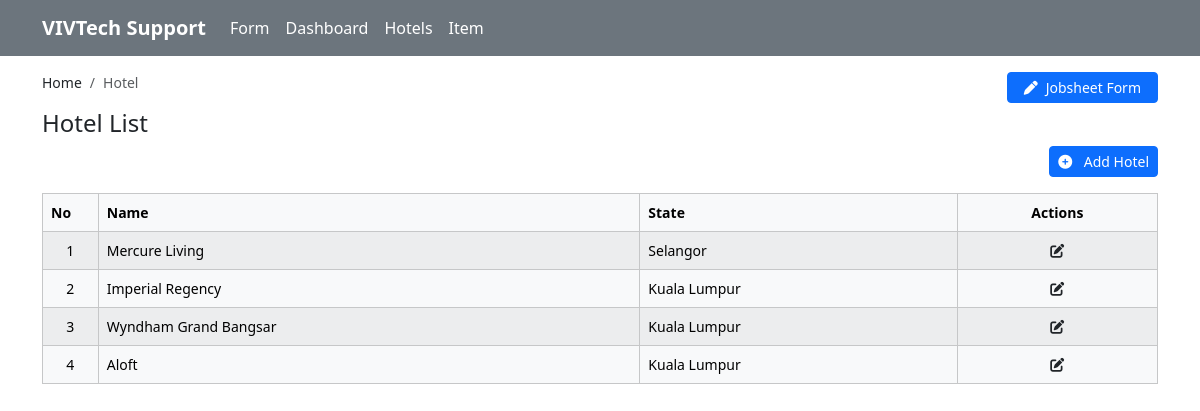
The page /hotel.php on the database as committed earlier.
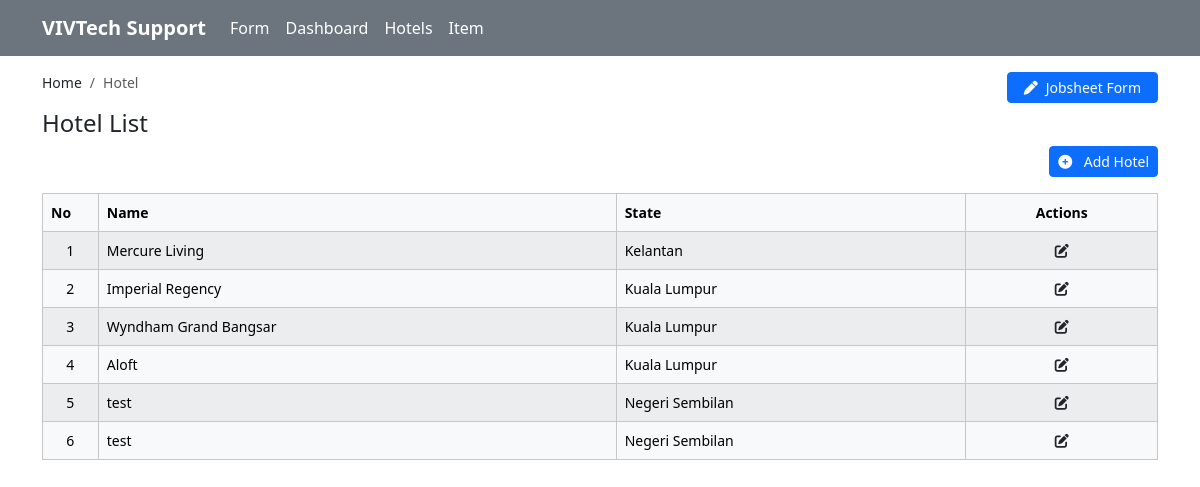
The same page on the database as committed later.
### tables this page shows
CREATE TABLE `hotel` (
  `id` int(11) NOT NULL,
  `name` varchar(50) NOT NULL,
  `state` varchar(45) NOT NULL
);

### hotel.php (the view, shortened to what this page needs)
<?php
include 'db.php';
$hotelResult = $conn->query("SELECT * FROM hotel");
?>
<!DOCTYPE html>
<html lang="en">
<head>
    <link href="https://cdn.jsdelivr.net/npm/bootstrap@5.3.7/dist/css/bootstrap.min.css" rel="stylesheet"
>
    <link rel="stylesheet" href="https://cdnjs.cloudflare.com/ajax/libs/font-awesome/6.0.0-beta3/css/all.min.css">
    <link rel="stylesheet" href="style.css">
</head>
<body>
    <div class="container">
        <div class="row mt-3">
            <div class="col-lg-12">
                <div class="d-flex justify-content-between">
                    <nav aria-label="breadcrumb">
                        <ol class="breadcrumb">
                            <li class="breadcrumb-item"><a class="text-decoration-none text-dark"
                                    href="index.php">Home</a>
                            </li>
                            <li class="breadcrumb-item active" aria-current="page">Hotel</li>
                        </ol>
                    </nav>
                    <div>
                        <a href="index.php" class="btn btn-sm btn-primary px-3"><i
                                class="fa-solid fa-pen pe-2"></i>Jobsheet
                            Form</a>
                    </div>
                </div>
            </div>
        </div>
        <div class="row mb-4">
            <div class="col-lg-12">
                <h4>Hotel List</h4>
                <div class="row">
                    <div class="col-lg-12 d-flex justify-content-end">
                        <div class="mb-3">
                            <button type="button" class="btn btn-sm btn-primary" data-bs-toggle="modal"
                                data-bs-target="#addHotelModal"><i class="fa-solid fa-circle-plus pe-2"></i>
                                Add Hotel
                            </button>
                        </div>
                    </div>
                </div>
                <table id="hotelTable" class="table table-light table-bordered table-striped mb-3">
                    <thead>
                        <tr>
                            <th>No</th>
                            <th>Name</th>
                            <th>State</th>
                            <th class="text-center">Actions</th>
                        </tr>
                    </thead>
                    <tbody>
                        <?php $i = 1;
                        while ($row = $hotelResult->fetch_assoc()): ?>
                            <tr>
                                <td class="text-center" style="width: 5%;"><?= $i++ ?></td>
                                <td><?= $row['name'] ?></td>
                                <td><?= $row['state'] ?></td>
                                <td class="text-center">
                                    <a class="text-dark edit-hotel-btn" data-bs-toggle="modal"
                                        data-bs-target="#editHotelModal" data-id="<?= $row['id'] ?>"
                                        data-name="<?= $row['name'] ?>" data-state="<?= $row['state'] ?>">
                                        <i class="fa-solid fa-edit"></i>
                                    </a>
                                </td>
                            </tr>
                        <?php endwhile; ?>
                    </tbody>
                </table>
            </div>
        </div>
    </div>
</body>
</html>

### style.css (style rules this page uses)
table td, table th { font-size: 14px !important; }
.breadcrumb { font-size: 14px; }
html { width: 100vw; }

Rows that differ between the two databases and show on the page:
changed hotel "Mercure Living": state "Selangor" → "Kelantan"
added hotel: name "test", state "Negeri Sembilan"
added hotel: name "test", state "Negeri Sembilan"
